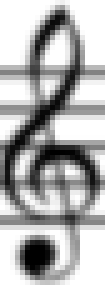
#> input picture Assignment3_Test2405/templates/clef/clef.png, 21 x 57 px, found by its file name (shown 5 times larger); the run also reads 1 picture not shown here
$ python constants.py
#> lines starting #> are read from the running program, lines starting #| are printed output that depends on the picture; pictures that were not available may be replaced by others from this repository, and a replacement may not be noted
import numpy as np
import cv2

# noteList = ['E', 'F', 'G', 'A', 'B', 'C', 'D']
noteList = ['C', 'D', 'E', 'F', 'G', 'A', 'B']

clefTemplatePath = r"C:\Users\nguye\Downloads\templates\clef\clef.png"
clefTemplate = cv2.imread(clefTemplatePath, cv2.IMREAD_GRAYSCALE)
#> clefTemplate is the input picture: shape (57, 21); min 0, max 255, mean 175.2

CLEF_W_H_RATIO = 3/8 #W/H
CLEF_H_LINE_GAP_RATIO = 7.35

blackNoteTemplate = np.array([
    [255, 255, 255, 0, 0, 0, 0, 0, 255],
    [255, 255, 0, 0, 0, 0, 0, 0, 0],
    [255, 0, 0, 0, 0, 0, 0, 0, 0],
    [0, 0, 0, 0, 0, 0, 0, 0, 0],
    [0, 0, 0, 0, 0, 0, 0, 0, 0],
    [0, 0, 0, 0, 0, 0, 0, 0, 255],
    [0, 0, 0, 0, 0, 0, 0, 255, 255],
    [255, 0, 0, 0, 0, 0, 255, 255, 255],
], dtype = np.uint8) # Ratio W/H = 10/8 = 5/4

whiteNoteTemplate = np.array([
    [255, 255, 255, 0  , 0  , 0  , 0  , 0  , 255],
    [255, 255, 0  , 0  , 0  , 255, 255, 255, 0  ],
    [255, 0  , 0  , 0  , 255, 255, 255, 255, 0  ],
    [0  , 0  , 0  , 255, 255, 255, 255, 0  , 0  ],
    [0  , 0  , 255, 255, 255, 255, 0  , 0  , 0  ],
    [0  , 255, 255, 255, 255, 0  , 0  , 0  , 255],
    [0  , 255, 255, 255, 0  , 0  , 0  , 255, 255],
    [255, 0  , 0  , 0  , 0  , 0  , 255, 255, 255],
], dtype = np.uint8) # Ratio W/H = 10/8 = 5/4

whiteAloneNoteTemplate = np.array([
    [255, 255, 255, 0  , 0  , 0  , 0  , 0  , 0  , 0  , 255, 255, 255],
    [255, 0  , 0  , 0  , 255, 255, 255, 255, 0  , 0  , 0  , 255, 255],
    [255, 0  , 0  , 255, 255, 255, 255, 255, 255, 0  , 0  , 0  , 255],
    [0  , 0  , 0  , 255, 255, 255, 255, 255, 255, 0  , 0  , 0  , 0  ],
    [0  , 0  , 0  , 0  , 255, 255, 255, 255, 255, 255, 0  , 0  , 0  ],
    [255, 0  , 0  , 0  , 255, 255, 255, 255, 255, 255, 0  , 0  , 255],
    [255, 255, 0  , 0  , 0  , 255, 255, 255, 255, 0  , 0  , 0  , 255],
    [255, 255, 255, 0  , 0  , 0  , 0  , 0  , 0  , 0  , 255, 255, 255],
], dtype = np.uint8) # Ratio W/H = 13/8

# hookTemplate = np.array([
#     [0  , 255, 255, 255, 255, 255, 255, 255, 255, 255, 255],
#     [0  , 255, 255, 255, 255, 255, 255, 255, 255, 255, 255],
#     [0  , 0  , 255, 255, 255, 255, 255, 255, 255, 255, 255],
#     [0  , 0  , 255, 255, 255, 255, 255, 255, 255, 255, 255],
#     [0  , 0  , 0  , 255, 255, 255, 255, 255, 255, 255, 255],
#     [0  , 0  , 0  , 255, 255, 255, 255, 255, 255, 255, 255],
#     [0  , 0  , 0  , 0  , 255, 255, 255, 255, 255, 255, 255],
#     [0  , 0  , 0  , 0  , 0  , 255, 255, 255, 255, 255, 255],
#     [0  , 0  , 0  , 0  , 0  , 255, 255, 255, 255, 255, 255],
#     [0  , 0  , 0  , 0  , 0  , 0  , 255, 255, 255, 255, 255],
#     [0  , 255, 0  , 0  , 0  , 0  , 255, 255, 255, 255, 255],
#     [0  , 255, 255, 0  , 0  , 0  , 0  , 255, 255, 255, 255],
#     [0  , 255, 255, 255, 255, 0  , 0  , 0  , 255, 255, 255],
#     [0  , 255, 255, 255, 255, 255, 0  , 0  , 0  , 255, 255],
#     [0  , 255, 255, 255, 255, 255, 255, 0  , 0  , 0  , 255],
#     [0  , 255, 255, 255, 255, 255, 255, 255, 0  , 0  , 255],
#     [0  , 255, 255, 255, 255, 255, 255, 255, 255, 0  , 0  ],
#     [0  , 255, 255, 255, 255, 255, 255, 255, 255, 0  , 0  ],
#     [0  , 255, 255, 255, 255, 255, 255, 255, 255, 0  , 0  ],
#     [0  , 255, 255, 255, 255, 255, 255, 255, 255, 255, 0  ],
#     [0  , 255, 255, 255, 255, 255, 255, 255, 255, 255, 0  ],
#     [0  , 255, 255, 255, 255, 255, 255, 255, 255, 255, 0  ],
#     [0  , 255, 255, 255, 255, 255, 255, 255, 255, 255, 0  ],
#     [0  , 255, 255, 255, 255, 255, 255, 255, 255, 255, 0  ],
#     [0  , 255, 255, 255, 255, 255, 255, 255, 255, 0  , 0  ],
#     [0  , 255, 255, 255, 255, 255, 255, 255, 255, 0  , 0  ],
#     [0  , 255, 255, 255, 255, 255, 255, 255, 255, 0  , 255],
#     [0  , 255, 255, 255, 255, 255, 255, 255, 0  , 0  , 255],
#     [0  , 255, 255, 255, 255, 255, 255, 255, 0  , 255, 255],
#     [0  , 255, 255, 255, 255, 255, 255, 255, 255, 255, 255],
#     [0  , 255, 255, 255, 255, 255, 255, 255, 255, 255, 255],
#     [0  , 255, 255, 255, 255, 255, 255, 255, 255, 255, 255],
#     [0  , 255, 255, 255, 255, 255, 255, 255, 255, 255, 255],
# ], dtype = np.uint8) # Ratio W/H = 1/3

hookTemplate = np.array([
    [0  , 255, 255, 255, 255, 255, 255, 255, 255, 255],
    [0  , 255, 255, 255, 255, 255, 255, 255, 255, 255],
    [0  , 0  , 255, 255, 255, 255, 255, 255, 255, 255],
    [0  , 0  , 255, 255, 255, 255, 255, 255, 255, 255],
    [0  , 0  , 0  , 255, 255, 255, 255, 255, 255, 255],
    [0  , 0  , 0  , 0  , 255, 255, 255, 255, 255, 255],
    [0  , 0  , 0  , 0  , 255, 255, 255, 255, 255, 255],
    [0  , 0  , 0  , 0  , 0  , 255, 255, 255, 255, 255],
    [255, 0  , 0  , 0  , 0  , 255, 255, 255, 255, 255],
    [255, 255, 0  , 0  , 0  , 0  , 255, 255, 255, 255],
    [255, 255, 255, 255, 0  , 0  , 0  , 255, 255, 255],
    [255, 255, 255, 255, 255, 0  , 0  , 0  , 255, 255],
    [255, 255, 255, 255, 255, 255, 0  , 0  , 0  , 255],
    [255, 255, 255, 255, 255, 255, 255, 0  , 0  , 255],
    [255, 255, 255, 255, 255, 255, 255, 255, 0  , 0  ],
    [255, 255, 255, 255, 255, 255, 255, 255, 0  , 0  ],
    [255, 255, 255, 255, 255, 255, 255, 255, 0  , 0  ],
    [255, 255, 255, 255, 255, 255, 255, 255, 255, 0  ],
    [255, 255, 255, 255, 255, 255, 255, 255, 255, 0  ],
    [255, 255, 255, 255, 255, 255, 255, 255, 255, 0  ],
    [255, 255, 255, 255, 255, 255, 255, 255, 255, 0  ],
    [255, 255, 255, 255, 255, 255, 255, 255, 255, 0  ],
    [255, 255, 255, 255, 255, 255, 255, 255, 0  , 0  ],
    [255, 255, 255, 255, 255, 255, 255, 255, 0  , 0  ],
    [255, 255, 255, 255, 255, 255, 255, 255, 0  , 255],
    [255, 255, 255, 255, 255, 255, 255, 0  , 0  , 255],
    [255, 255, 255, 255, 255, 255, 255, 0  , 255, 255],
], dtype = np.uint8) # Ratio W/H = 10/27

hookRotatedTemplate =  cv2.flip(hookTemplate, 0) # Ratio W/H = 1/3 or 10/27

# wholeRestTemplate = cv2.imread(r"C:\Users\nguye\Downloads\templates\rest\whole_rest.jpg", cv2.IMREAD_GRAYSCALE) # Ratio W/H = 58/85
wholeRestTemplate = cv2.imread(r"C:\Users\nguye\Downloads\templates\rest\whole_rest123.png", cv2.IMREAD_GRAYSCALE) # Ratio W/H = 24/39
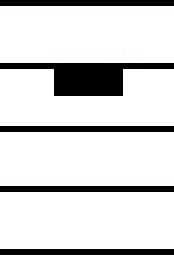
#> input picture Assignment3_Test2405/templates/rest/whole_rest.jpg, 58 x 85 px, given in place of whole_rest123.png, which was not available (shown 3 times larger)
#> wholeRestTemplate is the input picture: shape (85, 58); min 0, max 255, mean 214.3
# halfRestTemplate = cv2.imread(r"C:\Users\nguye\Downloads\templates\rest\half_rest_1.jpg", cv2.IMREAD_GRAYSCALE) # Ratio W/H = 58/85
halfRestTemplate = cv2.imread(r"C:\Users\nguye\Downloads\templates\rest\half_rest123.png", cv2.IMREAD_GRAYSCALE) # Ratio W/H = 24/39
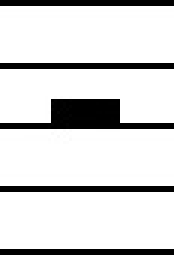
#> input picture Assignment3_Test2405/templates/rest/half_rest_1.jpg, 58 x 85 px, given in place of half_rest123.png, which was not available (shown 3 times larger)
#> halfRestTemplate is the input picture: shape (85, 58); min 0, max 255, mean 215.4
quarterRestTemplate = cv2.imread(r"C:\Users\nguye\Downloads\templates\rest\quarter_rest.jpg", cv2.IMREAD_GRAYSCALE) # Ratio W/H = 19/74
eighthRestTemplate = cv2.imread(r"C:\Users\nguye\Downloads\templates\rest\eighth_rest.jpg", cv2.IMREAD_GRAYSCALE) # Ratio W/H = 20/74
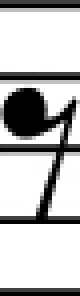
#> input picture Assignment3_Test2405/templates/rest/eighth_rest.jpg, 20 x 74 px, found by its file name (shown 4 times larger)
#> eighthRestTemplate is the input picture: shape (74, 20); min 0, max 255, mean 190.2

W_H_RATIO_WHOLE_REST = 24/39
W_H_RATIO_HALF_REST = 24/39
W_H_RATIO_QUARTER_REST = 19/74
W_H_RATIO_EIGHTH_REST = 20/74
